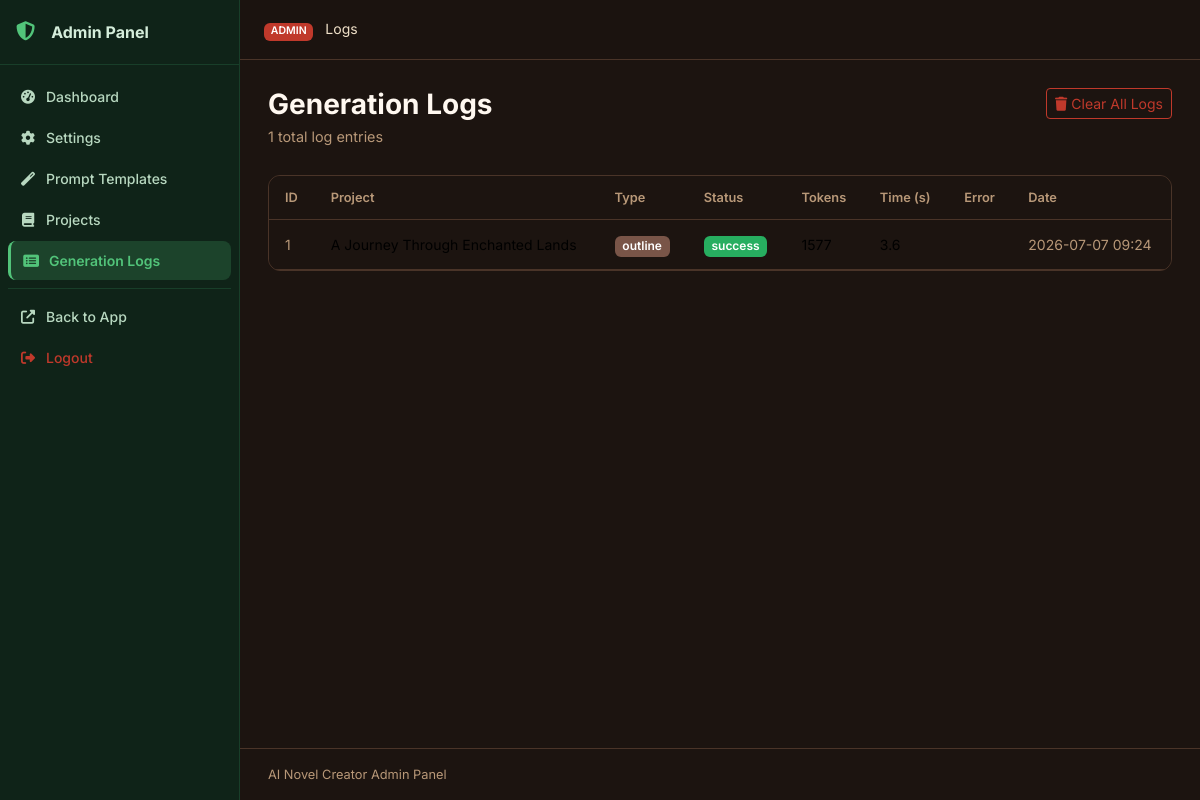
The app's page /julisunkan/logs (signed in), older data.
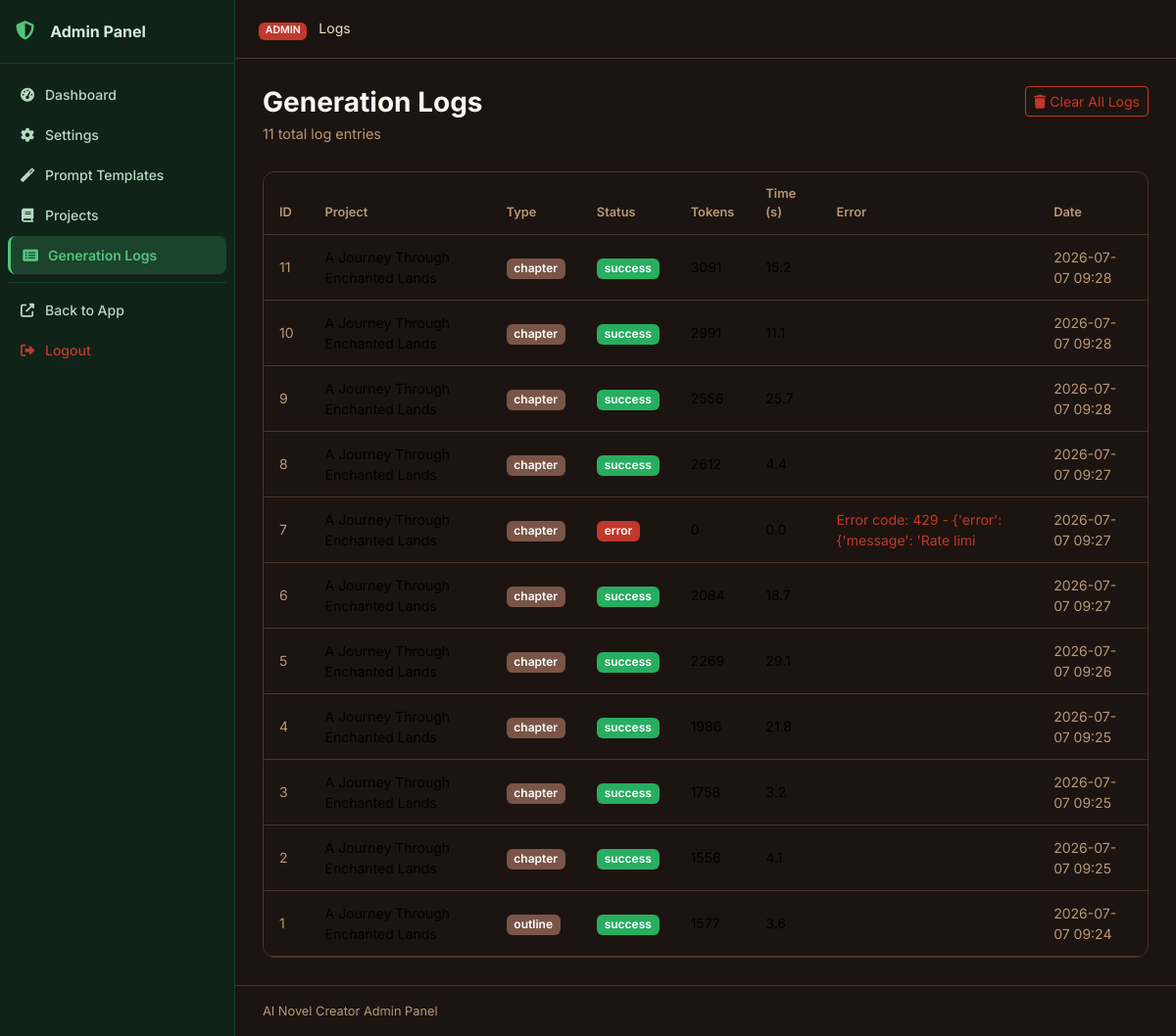
The same page, newer data.
### tables this page shows
CREATE TABLE generation_logs (
    id INTEGER PRIMARY KEY AUTOINCREMENT,
    project_id INTEGER,
    chapter_id INTEGER,
    log_type TEXT DEFAULT 'chapter',
    prompt TEXT DEFAULT '',
    response TEXT DEFAULT '',
    tokens_used INTEGER DEFAULT 0,
    generation_time REAL DEFAULT 0,
    status TEXT DEFAULT 'success',
    error_message TEXT DEFAULT '',
    created_at TIMESTAMP DEFAULT CURRENT_TIMESTAMP,
    FOREIGN KEY (project_id) REFERENCES projects(id) ON DELETE CASCADE
);

CREATE TABLE projects (
    id INTEGER PRIMARY KEY AUTOINCREMENT,
    title TEXT NOT NULL,
    subtitle TEXT DEFAULT '',
    genre TEXT DEFAULT 'Fantasy',
    audience TEXT DEFAULT 'Adult',
    description TEXT DEFAULT '',
    language TEXT DEFAULT 'English',
    story_type TEXT DEFAULT 'Novel',
    writing_style TEXT DEFAULT 'Descriptive',
    point_of_view TEXT DEFAULT 'Third Person Limited',
    tense TEXT DEFAULT 'Past',
    tone TEXT DEFAULT 'Adventurous',
    num_chapters INTEGER DEFAULT 10,
    words_per_chapter INTEGER DEFAULT 2000,
    creativity_level TEXT DEFAULT 'balanced',
    temperature REAL DEFAULT 0.7,
    top_p REAL DEFAULT 0.9,
    max_tokens INTEGER DEFAULT 4096,
    status TEXT DEFAULT 'draft',
    current_chapter INTEGER DEFAULT 0,
    total_words INTEGER DEFAULT 0,
    cover_prompt TEXT DEFAULT '',
    include_images INTEGER DEFAULT 0,
    images_per_chapter INTEGER DEFAULT 1,
    image_style TEXT DEFAULT 'Realistic',
    created_at TIMESTAMP DEFAULT CURRENT_TIMESTAMP,
    updated_at TIMESTAMP DEFAULT CURRENT_TIMESTAMP
);

### routes/admin.py (the view)
@bp.route('/logs')
@admin_required
def logs():
    db = get_db()
    page = int(request.args.get('page', 1))
    per_page = 50
    offset = (page - 1) * per_page
    total = db.execute('SELECT COUNT(*) FROM generation_logs').fetchone()[0]
    log_entries = db.execute(
        '''SELECT gl.*, p.title as project_title FROM generation_logs gl
           LEFT JOIN projects p ON gl.project_id = p.id
           ORDER BY gl.id DESC LIMIT ? OFFSET ?''',
        (per_page, offset)
    ).fetchall()
    return render_template('admin/logs.html', logs=log_entries, page=page,
                           per_page=per_page, total=total)

### database/__init__.py (called while the page is built)
def get_db():
    if 'db' not in g:
        db_path = current_app.config['DATABASE']
        os.makedirs(os.path.dirname(db_path), exist_ok=True)
        g.db = sqlite3.connect(db_path)
        g.db.row_factory = sqlite3.Row
        g.db.execute('PRAGMA foreign_keys = ON')
        g.db.execute('PRAGMA journal_mode = WAL')
    return g.db

### utils/helpers.py (called while the page is built)
def admin_required(f):
    @wraps(f)
    def decorated(*args, **kwargs):
        if not session.get('admin_logged_in'):
            return redirect(url_for('admin.login'))
        return f(*args, **kwargs)
    return decorated

def get_setting(db, key, default=''):
    row = db.execute('SELECT value FROM settings WHERE key = ?', (key,)).fetchone()
    return row['value'] if row else default

### templates/admin/logs.html (shortened to what this page needs)
{% extends "admin/base.html" %}
{% block breadcrumb %}Logs{% endblock %}
{% block admin_content %}
<div class="page-header">
  <div>
    <h1 class="page-title">Generation Logs</h1>
    <p class="page-subtitle">{{ total }} total log entries</p>
  </div>
  <form method="POST" action="{{ url_for('admin.clear_logs') }}" onsubmit="return confirm('Clear all logs?')">
    <button type="submit" class="btn btn-outline-danger btn-sm">
      <i class="fas fa-trash me-1"></i>Clear All Logs
    </button>
  </form>
</div>
<div class="card data-card">
  <div class="card-body p-0">
    <div class="table-responsive">
      <table class="table table-sm table-hover align-middle mb-0">
        <thead>
          <tr>
            <th>ID</th><th>Project</th><th>Type</th><th>Status</th>
            <th>Tokens</th><th>Time (s)</th><th>Error</th><th>Date</th>
          </tr>
        </thead>
        <tbody>
          {% for log in logs %}
          <tr>
            <td class="text-muted small">{{ log.id }}</td>
            <td class="small">{{ log.project_title or '—' }}</td>
            <td><span class="badge bg-secondary">{{ log.log_type }}</span></td>
            <td>
              <span class="badge bg-{{ 'success' if log.status == 'success' else 'danger' }}">
                {{ log.status }}
              </span>
            </td>
            <td class="small">{{ log.tokens_used }}</td>
            <td class="small">{{ '%.1f'|format(log.generation_time) }}</td>
            <td class="small text-danger">{{ log.error_message[:50] if log.error_message else '' }}</td>
            <td class="text-muted small">{{ log.created_at[:16] if log.created_at else '—' }}</td>
          </tr>
          {% endfor %}
        </tbody>
      </table>
    </div>
  </div>
</div>
{% set total_pages = (total / per_page) | round(0, 'ceil') | int %}
{% endblock %}

Row changes from the older to the newer data that the page shows:
added generation_logs: id "11", title "A Journey Through Enchanted Lands", log_type "chapter", status "success", tokens_used "3091", generation_time "15.2", created_at "2026-07-07 09:28"
added generation_logs: id "10", title "A Journey Through Enchanted Lands", log_type "chapter", status "success", tokens_used "2991", generation_time "11.1", created_at "2026-07-07 09:28"
added generation_logs: id "9", title "A Journey Through Enchanted Lands", log_type "chapter", status "success", tokens_used "2556", generation_time "25.7", created_at "2026-07-07 09:28"
added generation_logs: id "8", title "A Journey Through Enchanted Lands", log_type "chapter", status "success", tokens_used "2612", generation_time "4.4", created_at "2026-07-07 09:27"
added generation_logs: id "7", title "A Journey Through Enchanted Lands", log_type "chapter", status "error", tokens_used "0", generation_time "0.0", error_message "Error code: 429 - {'error': {'message': 'Rate limi", created_at "2026-07-07 09:27"
added generation_logs: id "6", title "A Journey Through Enchanted Lands", log_type "chapter", status "success", tokens_used "2084", generation_time "18.7", created_at "2026-07-07 09:27"
added generation_logs: id "5", title "A Journey Through Enchanted Lands", log_type "chapter", status "success", tokens_used "2269", generation_time "29.1", created_at "2026-07-07 09:26"
added generation_logs: id "4", title "A Journey Through Enchanted Lands", log_type "chapter", status "success", tokens_used "1986", generation_time "21.8", created_at "2026-07-07 09:25"
added generation_logs: id "3", title "A Journey Through Enchanted Lands", log_type "chapter", status "success", tokens_used "1758", generation_time "3.2", created_at "2026-07-07 09:25"
added generation_logs: id "2", title "A Journey Through Enchanted Lands", log_type "chapter", status "success", tokens_used "1556", generation_time "4.1", created_at "2026-07-07 09:25"
Text that changed along with them:
{{ total }}: "1" → "11"
